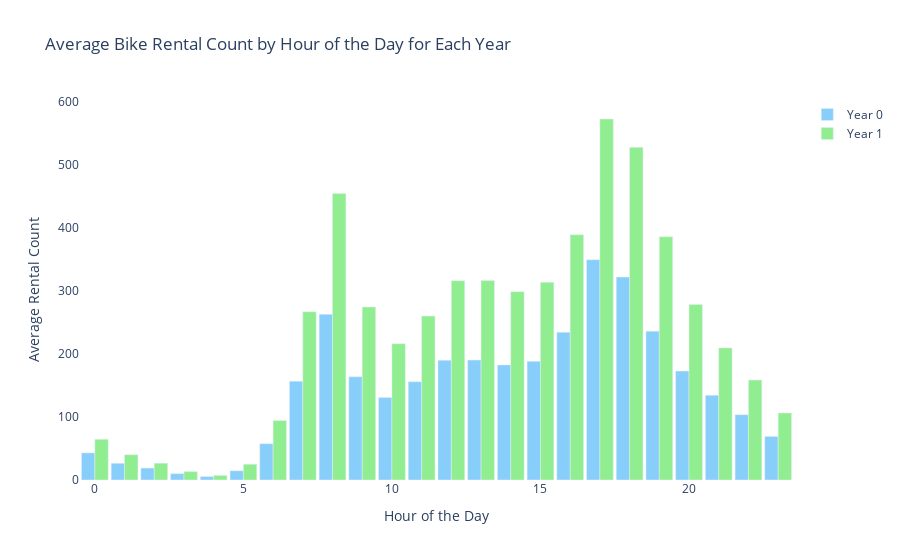

Notebook cell for this chart:
### Code cell
import plotly.graph_objects as go

# Group the data by year and hour, and calculate the average rental count for each hour and year
hourly_demand_yearly = data.groupby(['yr', 'hr'])['cnt'].mean().reset_index()

# Filter data for year 0 and year 1
year_0_data = hourly_demand_yearly[hourly_demand_yearly['yr'] == 0]
year_1_data = hourly_demand_yearly[hourly_demand_yearly['yr'] == 1]

# Create bar plots for each year
fig = go.Figure()

# Bar plot for year 0
fig.add_trace(go.Bar(
    x=year_0_data['hr'],
    y=year_0_data['cnt'],
    name='Year 0',
    marker_color='lightskyblue'
))

# Bar plot for year 1
fig.add_trace(go.Bar(
    x=year_1_data['hr'],
    y=year_1_data['cnt'],
    name='Year 1',
    marker_color='lightgreen'
))

# Customize the layout
fig.update_layout(
    title='Average Bike Rental Count by Hour of the Day for Each Year',
    xaxis=dict(title='Hour of the Day'),
    yaxis=dict(title='Average Rental Count'),
    bargap=0.1,
    plot_bgcolor='rgba(0,0,0,0)',
    showlegend=True
)

# Show the plot
fig.show()

### Figure 1 — Plotly figure (JSON) as saved in the notebook; plotly's stock layout.template omitted (floating-point values rounded to 4 significant figures)
{"data": [{"marker": {"color": "lightskyblue"}, "name": "Year 0", "type": "bar", "x": [0, 1, 2, 3, 4, 5, 6, 7, 8, 9, 10, 11, 12, 13, 14, 15, 16, 17, 18, 19, 20, 21, 22, 23], "y": [43.05, 26.55, 18.92, 10.06, 5.392, 14.61, 57.62, 156.8, 263.0, 163.9, 130.9, 155.9, 190.1, 190.5, 182.6, 188.4, 234.6, 349.7, 322.3, 236.4, 173.1, 134.6, 103.8, 69.19]}, {"marker": {"color": "lightgreen"}, "name": "Year 1", "type": "bar", "x": [0, 1, 2, 3, 4, 5, 6, 7, 8, 9, 10, 11, 12, 13, 14, 15, 16, 17, 18, 19, 20, 21, 22, 23], "y": [64.63, 40.13, 26.7, 13.33, 7.253, 25.01, 94.32, 267.1, 454.8, 274.6, 216.3, 260.2, 316.5, 316.7, 299.1, 313.9, 389.4, 573.2, 528.2, 386.3, 278.7, 209.8, 158.7, 106.4]}], "layout": {"bargap": 0.1, "plot_bgcolor": "rgba(0,0,0,0)", "showlegend": true, "title": {"text": "Average Bike Rental Count by Hour of the Day for Each Year"}, "xaxis": {"title": {"text": "Hour of the Day"}}, "yaxis": {"title": {"text": "Average Rental Count"}}}}
